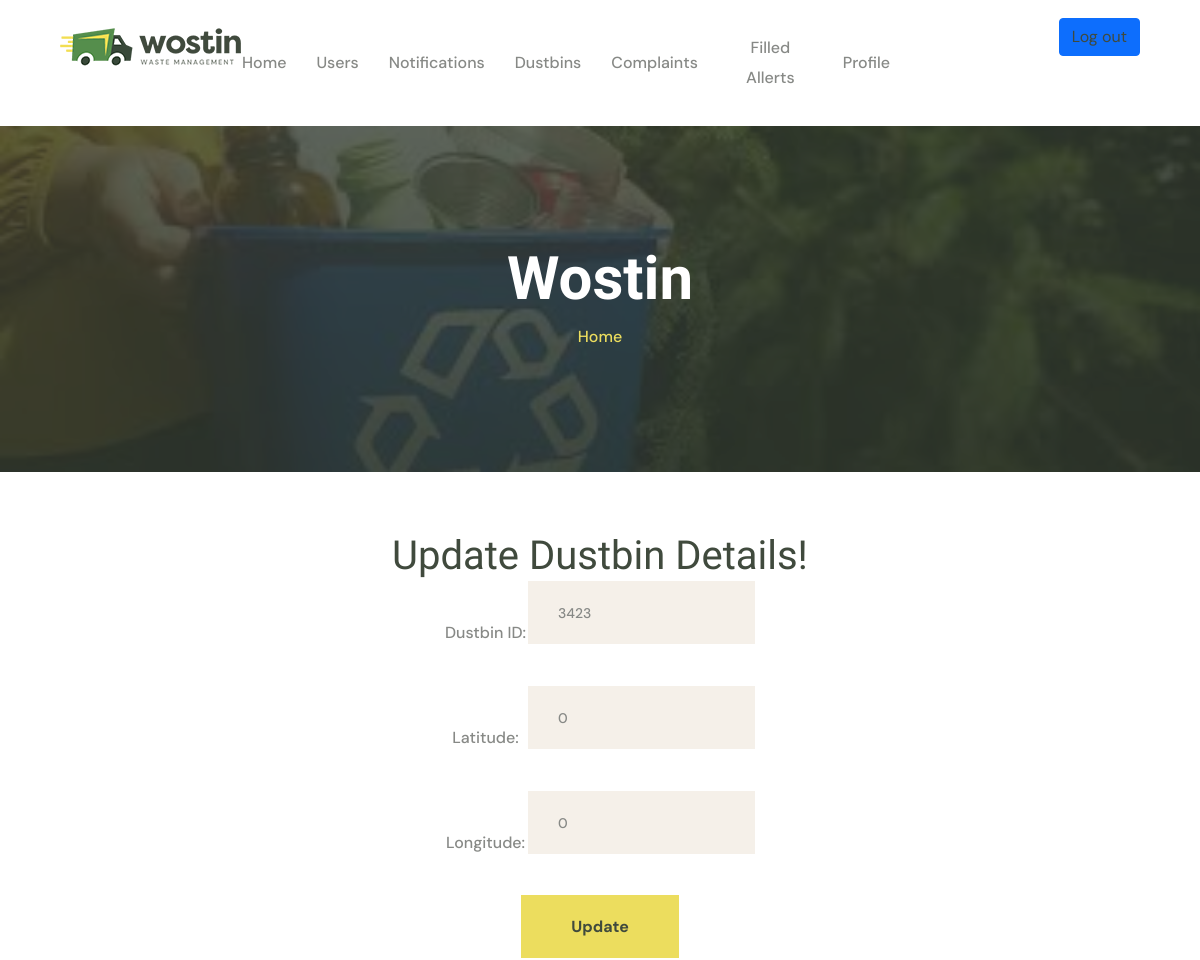
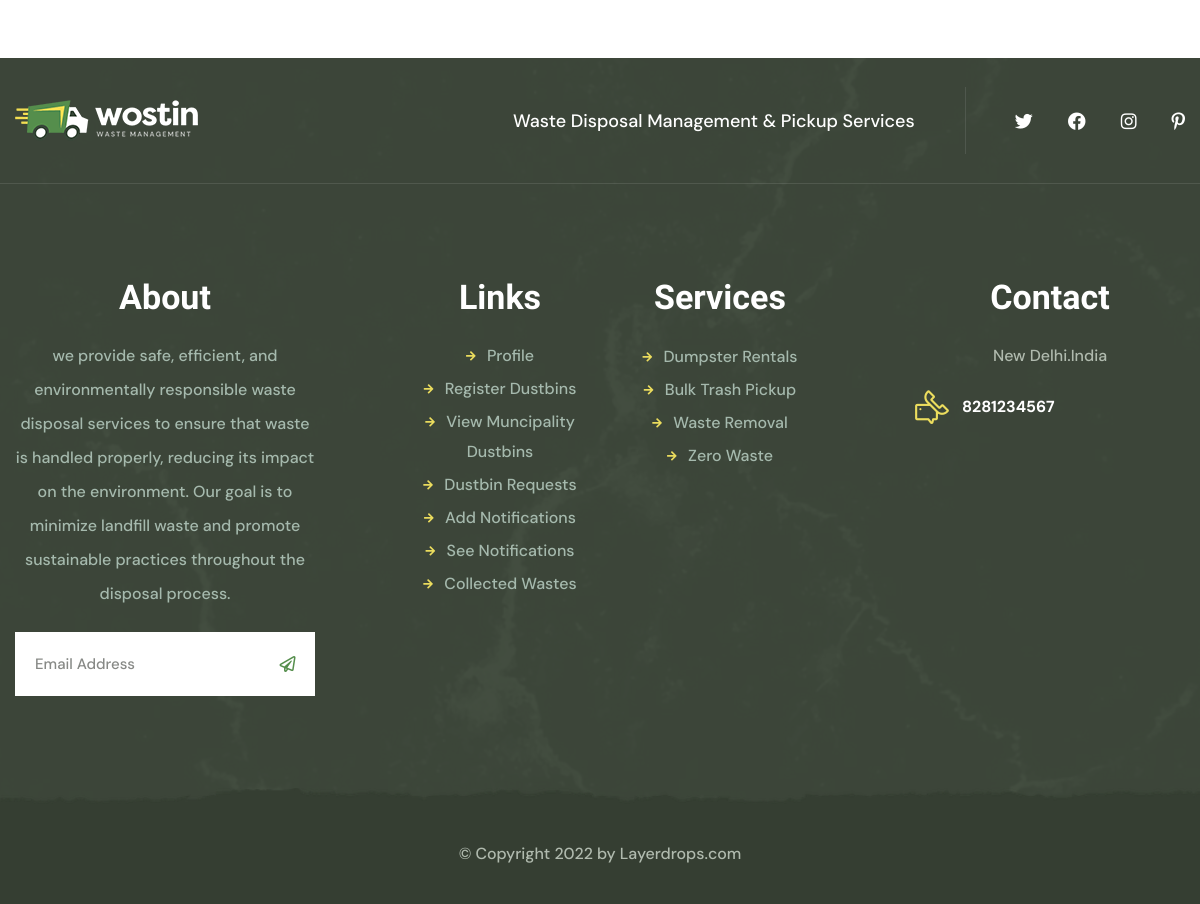
Page /public_dustbin_update/2 on the committed database (2 pictures, top to bottom).
### swmapp/models.py (models this page shows)
class Public_Dustbin_Register(models.Model):
    dustbin_id= models.IntegerField()
    latitude = models.CharField(max_length=100)
    longitude = models.CharField(max_length=100)
    login_id = models.ForeignKey(LoginTable,on_delete=models.CASCADE)
    date = models.DateField(auto_now_add=True)

### swmapp/views.py (the view)
# urls.py: path('public_dustbin_update/<int:id>', views.public_dustbin_update, name='public_dustbin_update'),
def public_dustbin_update(request,id):
    data = get_object_or_404(Public_Dustbin_Register,id=id)
    if request.method == 'POST':
        updateform = Public_Dustbin_Form(request.POST,instance=data)
        if updateform.is_valid():
            updateform.save()
            return redirect('public_dustbin_view')
    else:
        updateform = Public_Dustbin_Form(instance=data)
    return render(request, 'public_dustbin_update.html',{'updateform':updateform})

### swmapp/forms.py
class Public_Dustbin_Form(forms.ModelForm):
    class Meta:
        model = Public_Dustbin_Register
        fields = ['dustbin_id','latitude','longitude']
        widgets ={
            'dustbin_id':forms.TextInput(attrs={'class':'contact-one__form-input-box'}),
            'latitude':forms.TextInput(attrs={'class':'contact-one__form-input-box'}),
            'longitude':forms.TextInput(attrs={'class':'contact-one__form-input-box'}),
        }

### swmapp/templates/public_dustbin_update.html (shortened to what this page needs)
{% extends 'muncipal_header.html' %}
{% block content %}
<html>
    <head>
    </head>
    <body align="center">
        <h1>Update Dustbin Details!</h1>
        <form method="post">
            <table align="center">
                <tr>
                    <td><label>Dustbin ID:</label></td>
                    <td class="contact-one__form-input-box">{{updateform.dustbin_id}}</td>
                </tr>
                <tr>
                    <td><label>Latitude:</label></td>
                    <td class="contact-one__form-input-box">{{updateform.latitude}}</td>
                </tr>
                <tr>
                    <td><label>Longitude:</label></td>
                    <td class="contact-one__form-input-box">{{updateform.longitude}}</td>
                </tr>
            </table>
            <button  class="thm-btn contact-one__btn"  type="submit">Update</button>
        </form>
    </body>
</html>
{% endblock %}

### rows in the picture
Public_Dustbin_Register: dustbin_id "3423", latitude "0", longitude "0"
